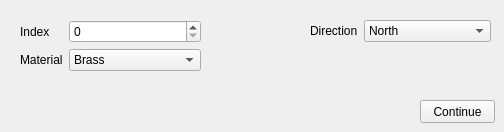
     <widget class="QWidget" name="continueTab_2">
      <attribute name="title">
       <string>Continue</string>
      </attribute>
      <widget class="QWidget" name="layoutWidget_11">
       <property name="geometry">
        <rect>
         <x>20</x>
         <y>20</y>
         <width>181</width>
         <height>67</height>
        </rect>
       </property>
       <layout class="QFormLayout" name="formLayout_23">
        <item row="0" column="0">
         <widget class="QLabel" name="label_79">
          <property name="text">
           <string>Index</string>
          </property>
         </widget>
        </item>
        <item row="0" column="1">
         <widget class="QSpinBox" name="compSurfaceContinueIndexSpinBox">
          <property name="maximum">
           <number>1000</number>
          </property>
         </widget>
        </item>
        <item row="1" column="0">
         <widget class="QLabel" name="label_86">
          <property name="text">
           <string>Material</string>
          </property>
         </widget>
        </item>
        <item row="1" column="1">
         <widget class="QComboBox" name="compSurfaceContinueComboBoxMaterial">
          <item>
           <property name="text">
            <string>Brass</string>
           </property>
          </item>
          <item>
           <property name="text">
            <string>Gold</string>
           </property>
          </item>
          <item>
           <property name="text">
            <string>Silver</string>
           </property>
          </item>
          <item>
           <property name="text">
            <string>Emerald</string>
           </property>
          </item>
          <item>
           <property name="text">
            <string>Pearl</string>
           </property>
          </item>
          <item>
           <property name="text">
            <string>Ruby</string>
           </property>
          </item>
          <item>
           <property name="text">
            <string>Turquoise</string>
           </property>
          </item>
         </widget>
        </item>
       </layout>
      </widget>
      <widget class="QWidget" name="layoutWidget_12">
       <property name="geometry">
        <rect>
         <x>310</x>
         <y>20</y>
         <width>181</width>
         <height>31</height>
        </rect>
       </property>
       <layout class="QFormLayout" name="formLayout_24">
        <item row="0" column="0">
         <widget class="QLabel" name="label_80">
          <property name="text">
           <string>Direction</string>
          </property>
         </widget>
        </item>
        <item row="0" column="1">
         <widget class="QComboBox" name="compSurfaceContinueDirectionComboBox">
          <item>
           <property name="text">
            <string>North</string>
           </property>
          </item>
          <item>
           <property name="text">
            <string>Northeast</string>
           </property>
          </item>
          <item>
           <property name="text">
            <string>East</string>
           </property>
          </item>
          <item>
           <property name="text">
            <string>Southeast</string>
           </property>
          </item>
          <item>
           <property name="text">
            <string>South</string>
           </property>
          </item>
          <item>
           <property name="text">
            <string>Southwest</string>
           </property>
          </item>
          <item>
           <property name="text">
            <string>West</string>
           </property>
          </item>
          <item>
           <property name="text">
            <string>Northwest</string>
           </property>
          </item>
         </widget>
        </item>
       </layout>
      </widget>
      <widget class="QPushButton" name="compSurfaceContinueButton">
       <property name="geometry">
        <rect>
         <x>420</x>
         <y>100</y>
         <width>75</width>
         <height>23</height>
        </rect>
       </property>
       <property name="text">
        <string>Continue</string>
       </property>
      </widget>
     </widget>
